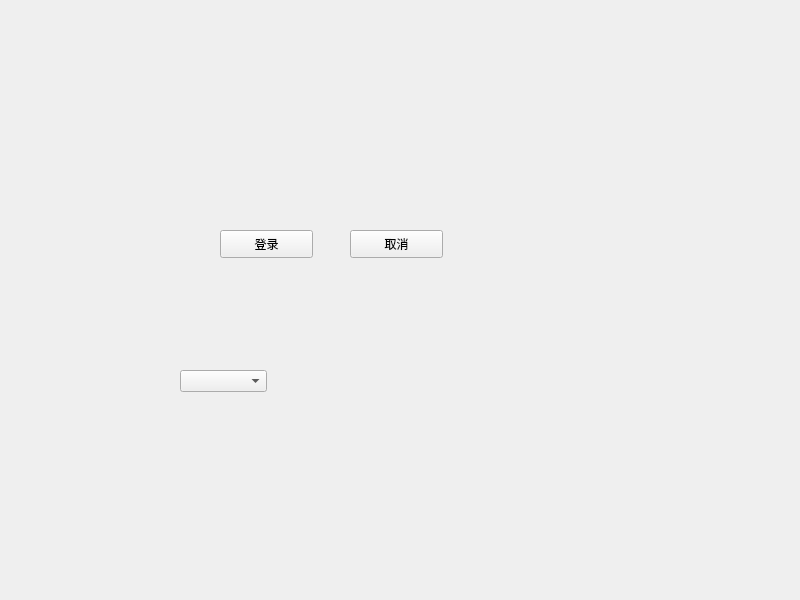
<?xml version="1.0" encoding="UTF-8"?>
<ui version="4.0">
 <class>Widget</class>
 <widget class="QWidget" name="Widget">
  <property name="geometry">
   <rect>
    <x>0</x>
    <y>0</y>
    <width>800</width>
    <height>600</height>
   </rect>
  </property>
  <property name="windowTitle">
   <string>Widget</string>
  </property>
  <widget class="QPushButton" name="pushButton">
   <property name="geometry">
    <rect>
     <x>220</x>
     <y>230</y>
     <width>93</width>
     <height>28</height>
    </rect>
   </property>
   <property name="text">
    <string>登录</string>
   </property>
  </widget>
  <widget class="QPushButton" name="pushButton_2">
   <property name="geometry">
    <rect>
     <x>350</x>
     <y>230</y>
     <width>93</width>
     <height>28</height>
    </rect>
   </property>
   <property name="text">
    <string>取消</string>
   </property>
  </widget>
  <widget class="QComboBox" name="comboBox">
   <property name="geometry">
    <rect>
     <x>180</x>
     <y>370</y>
     <width>87</width>
     <height>22</height>
    </rect>
   </property>
  </widget>
 </widget>
 <resources/>
 <connections/>
</ui>
